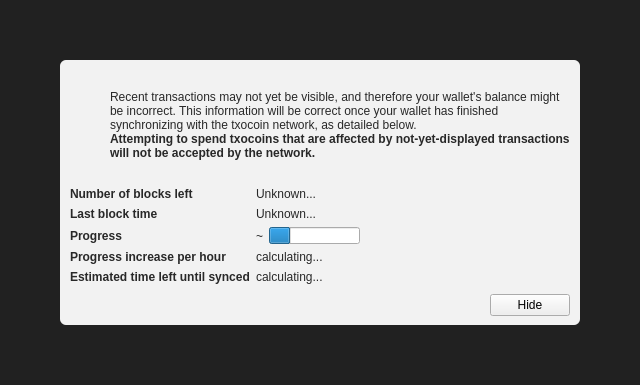
<?xml version="1.0" encoding="UTF-8"?>
<ui version="4.0">
 <class>ModalOverlay</class>
 <widget class="ModalOverlay" name="ModalOverlay">
  <property name="geometry">
   <rect>
    <x>0</x>
    <y>0</y>
    <width>640</width>
    <height>385</height>
   </rect>
  </property>
  <property name="windowTitle">
   <string>Form</string>
  </property>
  <layout class="QVBoxLayout" name="verticalLayout" stretch="0">
   <property name="sizeConstraint">
    <enum>QLayout::SetDefaultConstraint</enum>
   </property>
   <property name="leftMargin">
    <number>0</number>
   </property>
   <property name="topMargin">
    <number>0</number>
   </property>
   <property name="rightMargin">
    <number>0</number>
   </property>
   <property name="bottomMargin">
    <number>0</number>
   </property>
   <item>
    <widget class="QWidget" name="bgWidget" native="true">
     <property name="styleSheet">
      <string notr="true">#bgWidget { background: rgba(0,0,0,220); }</string>
     </property>
     <layout class="QVBoxLayout" name="verticalLayoutMain" stretch="1">
      <property name="leftMargin">
       <number>60</number>
      </property>
      <property name="topMargin">
       <number>60</number>
      </property>
      <property name="rightMargin">
       <number>60</number>
      </property>
      <property name="bottomMargin">
       <number>60</number>
      </property>
      <item>
       <widget class="QWidget" name="contentWidget" native="true">
        <property name="styleSheet">
         <string notr="true">#contentWidget { background: rgba(255,255,255,240); border-radius: 6px; }

QLabel { color: rgb(40,40,40);  }</string>
        </property>
        <layout class="QVBoxLayout" name="verticalLayoutSub" stretch="1,0,0,0">
         <property name="spacing">
          <number>0</number>
         </property>
         <property name="leftMargin">
          <number>10</number>
         </property>
         <property name="topMargin">
          <number>10</number>
         </property>
         <property name="rightMargin">
          <number>10</number>
         </property>
         <property name="bottomMargin">
          <number>10</number>
         </property>
         <item>
          <layout class="QHBoxLayout" name="horizontalLayoutIconText" stretch="0,1">
           <property name="topMargin">
            <number>20</number>
           </property>
           <item>
            <layout class="QVBoxLayout" name="verticalLayoutIcon">
             <property name="leftMargin">
              <number>0</number>
             </property>
             <item>
              <widget class="QPushButton" name="warningIcon">
               <property name="enabled">
                <bool>false</bool>
               </property>
               <property name="text">
                <string/>
               </property>
               <property name="icon">
                <iconset>
                 <normaloff>:/icons/warning</normaloff>
                 <disabledoff>:/icons/warning</disabledoff>:/icons/warning</iconset>
               </property>
               <property name="iconSize">
                <size>
                 <width>48</width>
                 <height>48</height>
                </size>
               </property>
               <property name="flat">
                <bool>true</bool>
               </property>
              </widget>
             </item>
             <item>
              <spacer name="verticalSpacerWarningIcon">
               <property name="orientation">
                <enum>Qt::Vertical</enum>
               </property>
               <property name="sizeHint" stdset="0">
                <size>
                 <width>20</width>
                 <height>40</height>
                </size>
               </property>
              </spacer>
             </item>
            </layout>
           </item>
           <item>
            <layout class="QVBoxLayout" name="verticalLayoutInfoText">
             <property name="leftMargin">
              <number>0</number>
             </property>
             <property name="topMargin">
              <number>0</number>
             </property>
             <item>
              <widget class="QLabel" name="infoText">
               <property name="text">
                <string>Recent transactions may not yet be visible, and therefore your wallet's balance might be incorrect. This information will be correct once your wallet has finished synchronizing with the txocoin network, as detailed below.</string>
               </property>
               <property name="textFormat">
                <enum>Qt::RichText</enum>
               </property>
               <property name="wordWrap">
                <bool>true</bool>
               </property>
              </widget>
             </item>
             <item>
              <widget class="QLabel" name="infoTextStrong">
               <property name="font">
                <font>
                 <weight>75</weight>
                 <bold>true</bold>
                </font>
               </property>
               <property name="text">
                <string>Attempting to spend txocoins that are affected by not-yet-displayed transactions will not be accepted by the network.</string>
               </property>
               <property name="textFormat">
                <enum>Qt::RichText</enum>
               </property>
               <property name="wordWrap">
                <bool>true</bool>
               </property>
              </widget>
             </item>
             <item>
              <spacer name="verticalSpacerInTextSpace">
               <property name="orientation">
                <enum>Qt::Vertical</enum>
               </property>
               <property name="sizeHint" stdset="0">
                <size>
                 <width>20</width>
                 <height>40</height>
                </size>
               </property>
              </spacer>
             </item>
            </layout>
           </item>
          </layout>
         </item>
         <item>
          <spacer name="verticalSpacerAfterText">
           <property name="orientation">
            <enum>Qt::Vertical</enum>
           </property>
           <property name="sizeHint" stdset="0">
            <size>
             <width>20</width>
             <height>40</height>
            </size>
           </property>
          </spacer>
         </item>
         <item>
          <layout class="QFormLayout" name="formLayout">
           <property name="fieldGrowthPolicy">
            <enum>QFormLayout::FieldsStayAtSizeHint</enum>
           </property>
           <property name="horizontalSpacing">
            <number>6</number>
           </property>
           <property name="verticalSpacing">
            <number>6</number>
           </property>
           <property name="topMargin">
            <number>10</number>
           </property>
           <item row="0" column="0">
            <widget class="QLabel" name="labelNumberOfBlocksLeft">
             <property name="font">
              <font>
               <weight>75</weight>
               <bold>true</bold>
              </font>
             </property>
             <property name="text">
              <string>Number of blocks left</string>
             </property>
            </widget>
           </item>
           <item row="0" column="1">
            <widget class="QLabel" name="numberOfBlocksLeft">
             <property name="text">
              <string>Unknown...</string>
             </property>
            </widget>
           </item>
           <item row="1" column="0">
            <widget class="QLabel" name="labelLastBlockTime">
             <property name="font">
              <font>
               <weight>75</weight>
               <bold>true</bold>
              </font>
             </property>
             <property name="text">
              <string>Last block time</string>
             </property>
            </widget>
           </item>
           <item row="1" column="1">
            <widget class="QLabel" name="newestBlockDate">
             <property name="sizePolicy">
              <sizepolicy hsizetype="Maximum" vsizetype="Preferred">
               <horstretch>0</horstretch>
               <verstretch>0</verstretch>
              </sizepolicy>
             </property>
             <property name="text">
              <string>Unknown...</string>
             </property>
            </widget>
           </item>
           <item row="2" column="0">
            <widget class="QLabel" name="labelSyncDone">
             <property name="font">
              <font>
               <weight>75</weight>
               <bold>true</bold>
              </font>
             </property>
             <property name="text">
              <string>Progress</string>
             </property>
            </widget>
           </item>
           <item row="2" column="1">
            <layout class="QHBoxLayout" name="horizontalLayoutSync" stretch="0,1">
             <item>
              <widget class="QLabel" name="percentageProgress">
               <property name="text">
                <string notr="true">~</string>
               </property>
              </widget>
             </item>
             <item>
              <widget class="QProgressBar" name="progressBar">
               <property name="value">
                <number>24</number>
               </property>
               <property name="format">
                <string/>
               </property>
              </widget>
             </item>
            </layout>
           </item>
           <item row="4" column="0">
            <widget class="QLabel" name="labelProgressIncrease">
             <property name="font">
              <font>
               <weight>75</weight>
               <bold>true</bold>
              </font>
             </property>
             <property name="text">
              <string>Progress increase per hour</string>
             </property>
            </widget>
           </item>
           <item row="4" column="1">
            <widget class="QLabel" name="progressIncreasePerH">
             <property name="text">
              <string>calculating...</string>
             </property>
            </widget>
           </item>
           <item row="5" column="0">
            <widget class="QLabel" name="labelEstimatedTimeLeft">
             <property name="font">
              <font>
               <weight>75</weight>
               <bold>true</bold>
              </font>
             </property>
             <property name="text">
              <string>Estimated time left until synced</string>
             </property>
            </widget>
           </item>
           <item row="5" column="1">
            <widget class="QLabel" name="expectedTimeLeft">
             <property name="text">
              <string>calculating...</string>
             </property>
            </widget>
           </item>
          </layout>
         </item>
         <item>
          <layout class="QHBoxLayout" name="horizontalLayoutButtons">
           <property name="leftMargin">
            <number>10</number>
           </property>
           <property name="topMargin">
            <number>10</number>
           </property>
           <item>
            <spacer name="horizontalSpacer">
             <property name="orientation">
              <enum>Qt::Horizontal</enum>
             </property>
             <property name="sizeHint" stdset="0">
              <size>
               <width>40</width>
               <height>20</height>
              </size>
             </property>
            </spacer>
           </item>
           <item>
            <widget class="QPushButton" name="closeButton">
             <property name="text">
              <string>Hide</string>
             </property>
            </widget>
           </item>
          </layout>
         </item>
        </layout>
       </widget>
      </item>
     </layout>
    </widget>
   </item>
  </layout>
 </widget>
 <customwidgets>
  <customwidget>
   <class>ModalOverlay</class>
   <extends>QWidget</extends>
   <header>qt/modaloverlay.h</header>
   <container>1</container>
  </customwidget>
 </customwidgets>
 <resources/>
 <connections/>
</ui>
